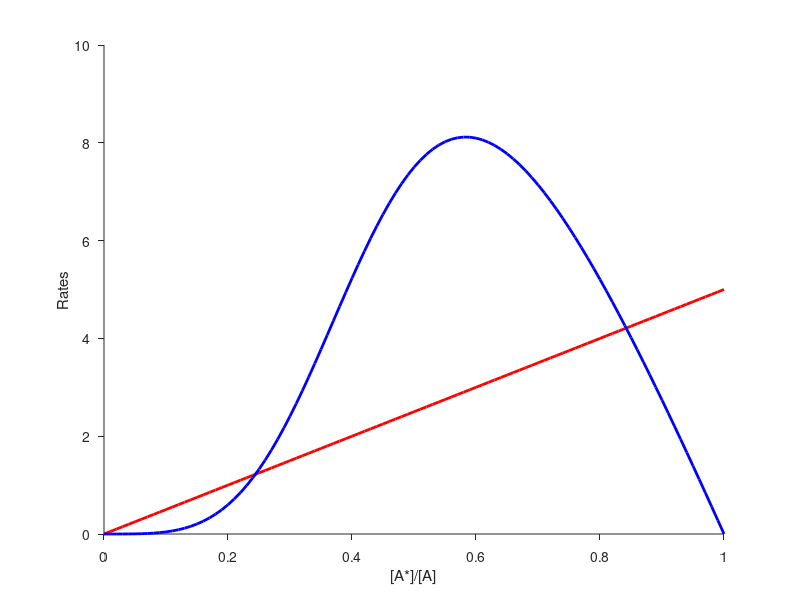

This chart was generated by the following MATLAB code:
% % Rate-balance plots
% % 
% % 2) Ultrasensitive feedback, [S]=0
% % 
close all
clear

Astar = 0:0.01:1 ;
kplus = 2 ;
kf = 30 ;
Kmf = 0.5 ;
kminus = 5 ;
h = 4 ; % exponent

BR = kminus*Astar ;

figure
hold on 
plot(Astar,BR,'r','LineWidth',2)

FR = kf*(Astar.^h./(Astar.^h+Kmf^h)).*(1-Astar) ;
plot(Astar,FR,'b','LineWidth',2)

set(gca,'TickDir','Out')
xlabel('[A*]/[A]')
ylabel('Rates')